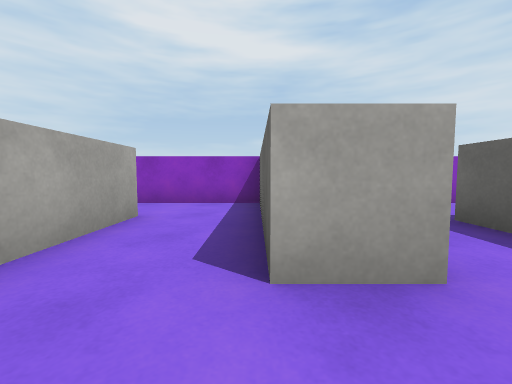
View 1 (above)

16 first-person views from a walk through a scene from a Unity 3-D project. The camera is 0.62 m above the floor, tilts 4° down and sees 90° across. The floor is counted in squares, 1 m on a side. Each view is taken from the middle of a square. On the plan, view 1 faces up. The plan holds only what a view shows up to about 9 squares ahead; the rest is blank. The place goes on beyond the plan. The player is left out. Surface patterns are stand-ins for the level's own textures.

View 2
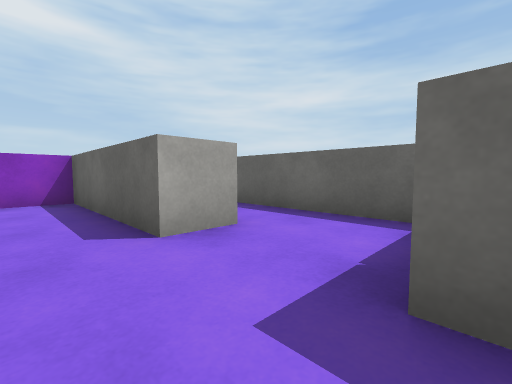

View 3
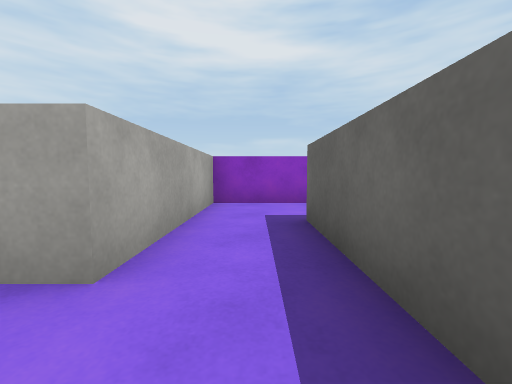

View 4
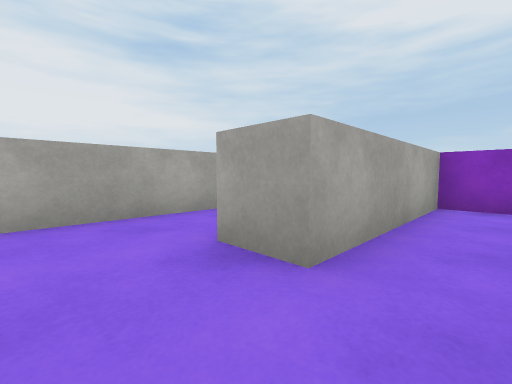

View 5
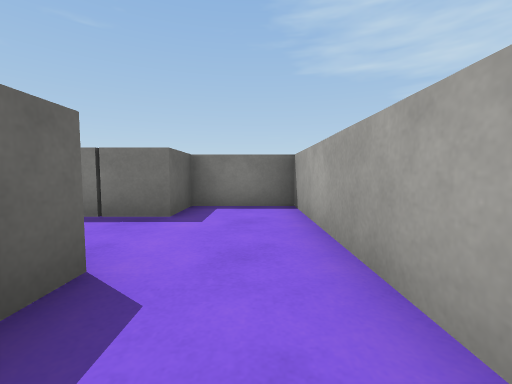

View 6
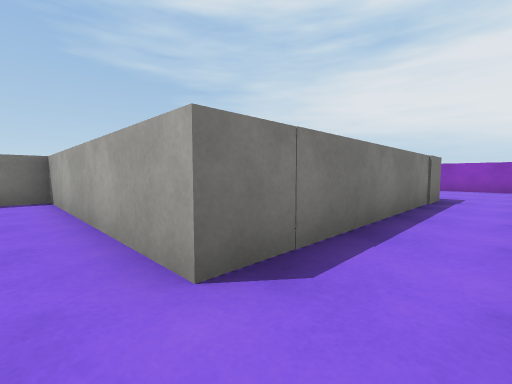

View 7
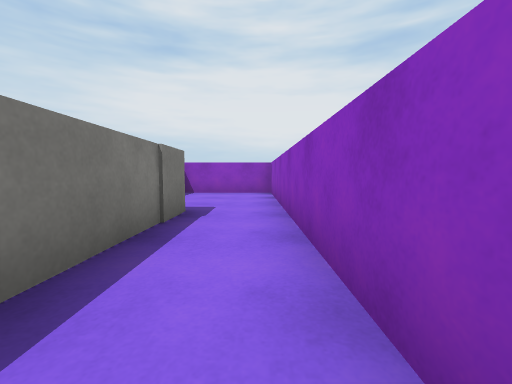

View 8
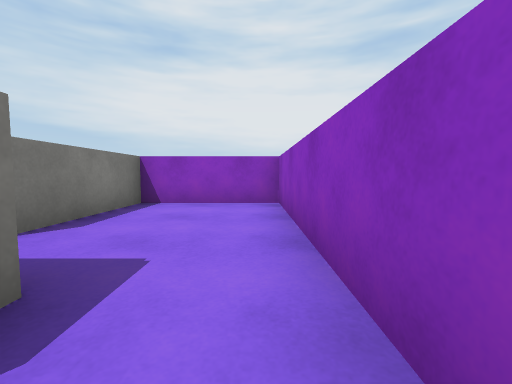

View 9
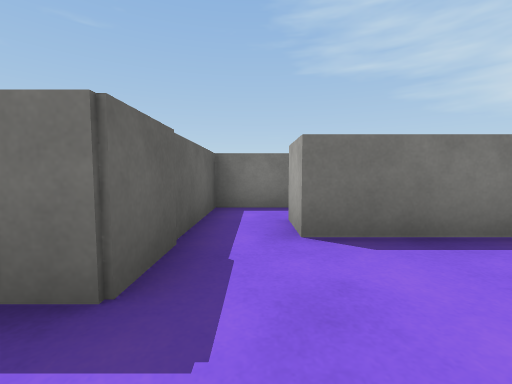

View 10
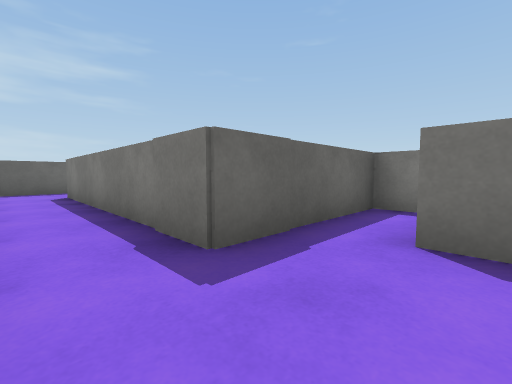

View 11
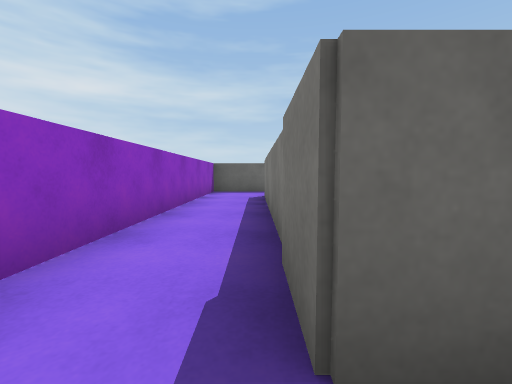

View 12
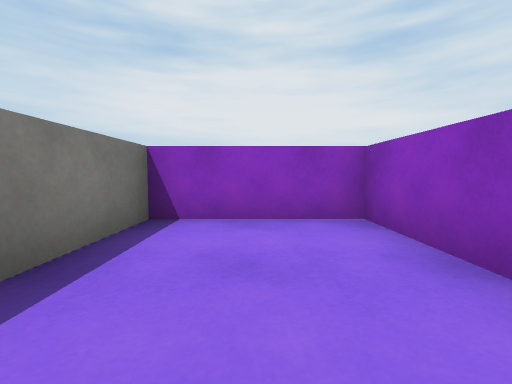

View 13
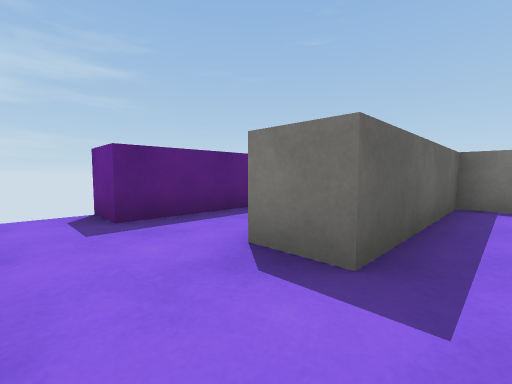

View 14
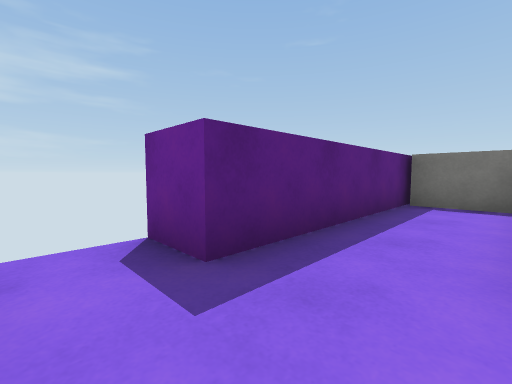

View 15
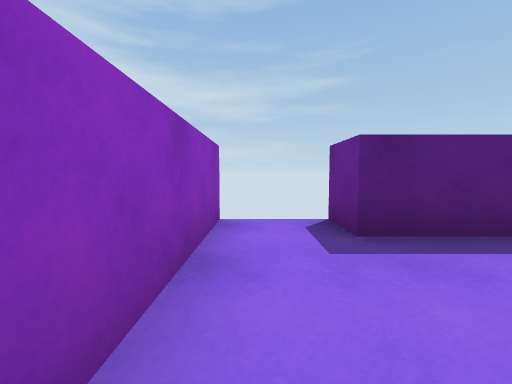

View 16
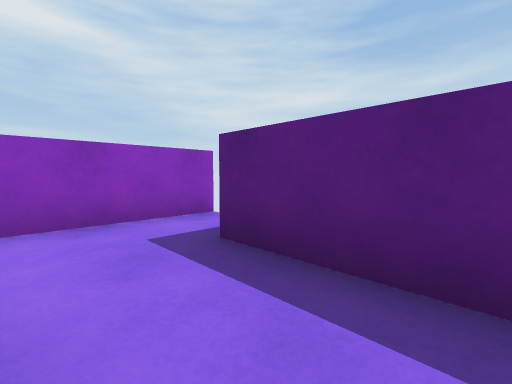

### Floor plan
Points are (right, up) in squares from view 1. A wall is a line through its corners. A room is listed if a view was taken in it or the views show most of it. See-through windows are left out.
Room 1 (views 1, 2, 5, 6)
walls: (1.1, 1.4) (0.1, 1.4) (0.1, 5.5) (-1.4, 5.5); (-1.8, 3.8) (-1.8, -2) (0.3, -2) (0.3, -0.7) (1.5, -0.7)
ways out: opening at (0.5, 0.5) to room 2; opening at (-1, 5) to room 3
Room 2 (views 3, 4)
walls: (1.5, -0.7) (2.7, -0.7) (2.7, 1.5)
ways out: opening at (0.5, 0.5) to room 1; opening at (2, 2.5) to room 4
Room 3 (views 7, 8, 9, 10, 11, 12)
walls: (-8.3, 1.6) (-8.3, 3.8) (-1.8, 3.8); (-1.4, 5.5) (-12.5, 5.5) (-12.5, 2.5) (-9.4, 2.5) (-9.4, 1.5)
ways out: opening at (-1, 5) to room 1; opening at (-9, 2) to room 6
Room 4 (views 13, 15)
walls: (3.6, 5.5) (1.1, 5.5) (1.1, 1.4); (2.7, 1.5) (2.7, 3.4) (3.8, 3.4)
ways out: opening at (2, 2.5) to room 2; opening at (3, 4.5) to room 5
Room 5 (views 14, 16)
walls: (6.6, 5.5) (3.6, 5.5); (3.9, -0.7) (5.5, -0.7); (5.5, -1.1) (5.5, 4) (6.5, 4)
ways out: opening at (3, 4.5) to room 4
Room 6 (no view inside)
walls: (-9.6, 0.3) (-8.3, 0.3) (-8.3, 1.6)
ways out: opening at (-9, 2) to room 3; opening at (-10.5, 1)

Where each view was taken, in squares from view 1:
view 1: 0 up, 0 right, facing up
view 2: 1 down, 1 left, facing up-right
view 3: 0 up, 2 right, facing up
view 4: 0 up, 2 right, facing up-left
view 5: 3 up, 1 left, facing down
view 6: 5 up, 1 left, facing down-left
view 7: 5 up, 4 left, facing left
view 8: 5 up, 7 left, facing left
view 9: 5 up, 9 left, facing down
view 10: 5 up, 10 left, facing down-right
view 11: 4 up, 9 left, facing right
view 12: 4 up, 9 left, facing left
view 13: 5 up, 2 right, facing down-right
view 14: 5 up, 4 right, facing down-right
view 15: 5 up, 3 right, facing right
view 16: 2 up, 4 right, facing up-right
